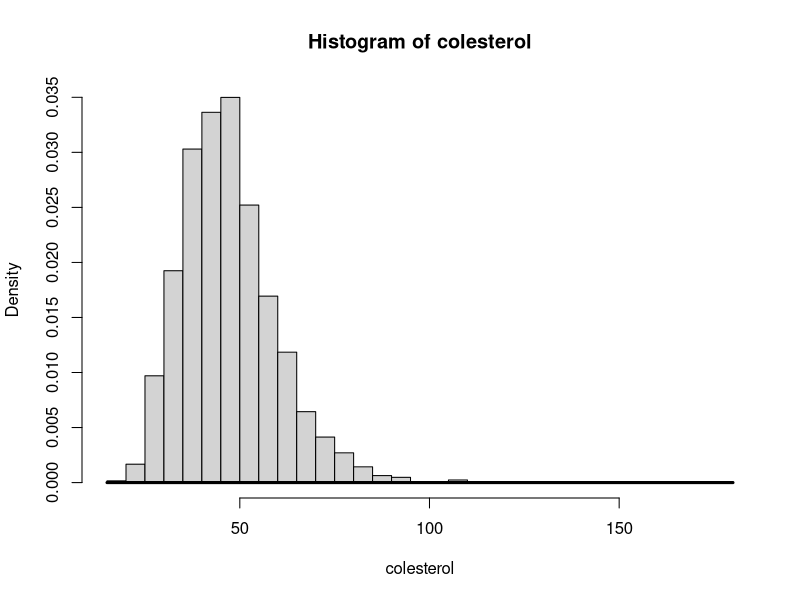

Reproduce this figure in R. (Note: this script raises an error after producing the figure.)

# Ayudantia 5 -------------------------------------------------------------
# problema 1

media <- 30
sigma <- 0.4 * 30

pnorm(40, mean = media, sd = sigma, lower.tail = FALSE)
qnorm(0.4,mean=media, sd = sigma)
pnorm(36, mean = media,sd = sigma)-pnorm(24, mean= media, sd = sigma)
qnorm(2/3)

# problema 3 

mu = 60/(1+ qnorm(2/3)*1/3)

sd = 1/3 * mu

qnorm(3/4, mean = mu , sd = sd)


# Ayudantia 6 -------------------------------------------------------------

# Problema 1

zeta <- log(3050/2270)/(qnorm(0.75)-qnorm(0.25))

lambda <- log(2270)-zeta*qnorm(0.25)

plnorm(1520, meanlog= lambda, sdlog=zeta)-plnorm(1300, meanlog= lambda, sdlog=zeta)

qlnorm(0.1,meanlog=lambda, sdlog=zeta)-1520

# Problema 2

1-pbinom(2,size=4,prob=1/3)

# Problema 3

library(readxl)
ENS <- read_excel("R-studying/Estudio verano/ENS.xlsx")

colesterol <- ENS$HDL

lamdba<-log(median(colesterol))  
cov <- sd(colesterol)/mean(colesterol)
zeta <- sqrt(log(1+cov^2))

hist(colesterol, freq = F, 50)

curve(dlnorm(x,meanlog=lambda, sdlog=zeta),add=T, lwd=3)


plnorm(40, meanlog=lambda, sdlog= zeta)

p=1-plnorm(40, meanlog=lambda, sdlog= zeta)

1-pbinom(5,size=6,p)
1-pbinom(5,size=11,p)


# Ayudantia 7 -------------------------------------------------------------

# Problema 2

v <- (1.7*10^6)/(3*24*60*60)

9/v

zeta <- sqrt(log(1+0.35^2))
lambda <- log(233/1.7)-0.5*zeta^2

p <- 1-plnorm(250, meanlog = lambda, sdlog = zeta)

ppois(2,lambda = v*p*10)


# Ayudantia 8 -------------------------------------------------------------

# Problema 1

p <- 1- pweibull(5, scale = 2, shape = 1)

1- pgamma(8, shape = 4, rate = 6/24)

dnbinom(x= 4-2, size= 2, prob= p)

1-pgamma(60-40,shape=1,rate=1/40)

# Problema 2

1- pbinom(0, size = 25, prob= 0.15)
1- phyper(0, m=15,n=100-15,k=25)

# Problema 3

1- pgamma(60, shape = 3, rate = 1/15)

p<- 1-pgamma(8,shape=4,rate=1)

1-pgeom(3-1,prob=p)
# Problema 4
zeta <- sqrt(log(1+0.6^2))

1-plnorm(4,meanlog = log(2), sdlog = zeta)



# Ayudantia 9 -------------------------------------------------------------

# Problema 4

#a)

Ens <- rio::import("R-studying/Estudio verano/ENS_Muestra.xlsx")
colesterol <- dplyr::filter(Ens, SEXO=="Femenino")$COLESTEROL
imc <- dplyr::filter(Ens, SEXO=="Femenino")$IMC


mean(colesterol > 180 & imc<30 & imc>20)

#b)

sigma <- cov(cbind(colesterol,imc))
mu <- c(mean(colesterol),mean(imc))

p <- mvtnorm::pmvnorm(lower = c(180,20),upper = c(Inf,30),mean=mu, sigma=sigma)


# Ayudantia 11 ------------------------------------------------------------

1-ppois(1000,lambda = 1000)

muz<- 50-45
sdz<- sqrt(10**2 + 15**2)

pnorm(0,mean=muz,sd=sdz)

pnorm(60,mean = 50, sd=10)*pnorm(60, mean = 45, sd = 15)

muw <- 50+45+80
sdw <- sqrt(10**2 + 15**2 + 25**2)

pnorm(200, mean = muw, sd= sdw)



# Ayudantia 12 ------------------------------------------------------------

mu_x <- 5000
cov <- 0.3
sigma_x <- cov*mu_x

1-pnorm(4950, mean =  mu_x, sd = sigma_x/sqrt(1345))

pnorm(7000000, mean = mu_x*1345, sd= sigma_x*sqrt(1345))-pnorm(6900000, mean = mu_x*1345, sd= sigma_x*sqrt(1345))


# Ayudantía 13 ------------------------------------------------------------

((qnorm(1-0.05/2)*1800)/600)**2


# Ayudantia 14 ------------------------------------------------------------

# Problema 4

z0 <- (30/120-0.3)/sqrt((0.3*(1-0.3))/(120))

p.value<-pnorm(z0)

# Problema 5

pnorm(130, mean = 60*2, sd = sqrt(60)*1)

# Problema 7

abalon<-rio::import("R-studying/Estudio verano/Abalon.xlsx")

fit1 <- lm(abalon$pesocu~abalon$largo,data = abalon)
fit2 <-lm(abalon$pesocu~abalon$diametro,data = abalon)
fit3 <- lm(abalon$pesocu~abalon$alto,data = abalon)

summary(fit1)$r.square # el mejor estimador
summary(fit2)$r.square
summary(fit3)$r.square

summary(fit1)$coef[2]*5


fit4<- lm(abalon$pesocu~abalon$largo+abalon$alto,data=abalon)
fit5 <- lm(abalon$pesocu~abalon$largo+abalon$alto+abalon$diametro,data=abalon)

anova(fit4,fit5)$F


# Examen-2021-1 -----------------------------------------------------------

banda_ancha<-rio::import("R-studying/Estudio verano/BandaAncha.xlsx")

M<-dplyr::filter(banda_ancha, Operador=="M")$Velocidad

log_nor<-fitdistrplus::fitdist(M, method=("mme"),distr = "lnorm")$estimate

ks.test(M,"plnorm", meanlog=log_nor[1],sdlog=log_nor[2])$p.value

gamma<-fitdistrplus::fitdist(M, method=("mme"),distr = "gamma")$estimate

ks.test(M,"pgamma", shape=gamma[1],rate=gamma[2])$p.value

# se usa log-normal, mayor valor-p

# 9

W <- dplyr::filter(banda_ancha, Operador=="W")$Velocidad

weibull <- fitdistrplus::fitdist(W, distr = "weibull", method="mle")
params_weibull <- weibull$estimate

x_quantile<-quantile(W, probs = seq(0,1,0.2))
x_quantile[1]<-0
x_quantile[6]<-Inf
x_quantile

p<-diff(pweibull(x_quantile,shape = params_weibull[1],scale = params_weibull[2])) # las probabilidades de cada elemento

O<- hist(W, plot = F, breaks = x_quantile,right = T)$count # lo observado

x2<-chisq.test(x=O, p=p)$statistic # p se entrega con las probabilidades de cada intervalo de la distribución a la que se quiere acoplar

1 - pchisq(x2, df= 5-2-1)

# 10

means <- aggregate(Velocidad ~ Ciudad, data = banda_ancha, FUN = mean)[,2]

xp <- sort(means)

N <- length(means)

p<- 1:N/(N+1)

par<-lm(log(xp)~qnorm(p))$coef

# 11

#m H0: mu = 10, Ha: mu>10

mu0<- 10

# gamma 4, v

nu0 <- 4/mu0

sigma <- sqrt(4/nu0^2) 

TeachingDemos::z.test(x=means, mu=mu0, stdev = sigma, alternative = "greater")$p.value

# 12


# Examen 2020-2 -----------------------------------------------------------

# 1
((qnorm(0.95)*sqrt(0.15*0.85))/0.04)**2

# 2

pokedex <- rio::import("R-studying/Estudio verano/Pokedex.xlsx")

Hp_no_legen<- dplyr::filter(pokedex, legendario==FALSE)$HP



# i3-2021-1 ---------------------------------------------------------------
library(readxl)
ens_muestra<- read_excel("R-studying/Estudio verano/ENS_Muestra.xlsx")
ens_muestra_masc<- dplyr::filter(ens_muestra, SEXO=="Masculino")

cole<- ens_muestra_masc$COLESTEROL
hdl <- ens_muestra_masc$HDL

z<-4*hdl-cole
pnorm(0,mean = mean(z),sd = sd(z))

# 8

prototipo <- read_excel("R-studying/Estudio verano/Prototipo.xlsx")

new_prot<- dplyr::filter(prototipo, PROTOTIPO=="nuevo")$RENDIMIENTO
  
sign<-0.1

mu0<-23

t.test(x=new_prot, mu=mu0, alternative = "greater")$p.value

#9

stand_prot<- dplyr::filter(prototipo, PROTOTIPO=="estandar")$RENDIMIENTO

sigma0<-0.57

TeachingDemos::sigma.test(x=stand_prot, sigma = sigma0, alternative = "less")$p.value

#10

mean(new_prot>23.5)

norm<-fitdistrplus::fitdist(new_prot, distr = "norm", method = "mme")$estimate
lnorm<- fitdistrplus::fitdist(new_prot, distr = "lnorm", method = "mme")$estimate
gamma<-fitdistrplus::fitdist(new_prot, distr = "gamma", method = "mme")$estimate

1-pnorm(23.5, mean = norm[1],sd = norm[2])
1-plnorm(23.5, meanlog=lnorm[1],sdlog = lnorm[2])
1-pgamma(23.5, shape = gamma[1], rate = gamma[2])

# 11
k=2177
mu0=21.4
n=length(stand_prot)

z0<-(mean(stand_prot)-mu0)/(mu0/sqrt(n*k))

n=124
x=50
p0=1/3

prop.test(x=50, n=124, p = 1/3, alternative="greater", correct=F)$p.value


# i3-2021-0 ---------------------------------------------------------------

set.seed(1113)
prob<-c()
y=c()
for(j in 1:1000){
for(i in 1:1000){
  n=30
  vector<- rbinom(n, size= 1 , prob = 1/2)
  vector[vector==0]<- -7
  vector[vector==1]<- 10
  utilidad<-sum(vector)
  y[i]<-utilidad
  
}

prob[j]<-mean(y>50)
}
mean(prob)

sismos<-readxl::read_excel("R-studying/Estudio verano/Sismos2021.xlsx")
sismos.t<- readxl::read_excel("R-studying/Estudio verano/Sismos2021.xlsx")$Tiempo

exp<-fitdistrplus::fitdist(sismos.t, distr = "exp", method = "mle")$estimate
gamma<-fitdistrplus::fitdist(sismos.t, distr = "gamma", method = "mle")$estimate
weibull<-fitdistrplus::fitdist(sismos.t, distr = "weibull", method = "mle")$estimate

1-pexp(20, rate = exp[1])
1-pgamma(20, shape= gamma[1],rate=gamma[2])
1-pweibull(20, shape=weibull[1],scale=weibull[2])

mean(sismos.t>20)
# mejor ajuste gamma

sismos.m<-sismos$Magnitud
alpha<-min(sismos.m)
exp.m<- fitdistrplus::fitdist(sismos.m-alpha, distr = "exp", method="mme")$estimate
gamma.m<- fitdistrplus::fitdist(sismos.m-alpha, distr="gamma", method="mme")$estimate

pexp(4-alpha, rate=exp.m[1])
pgamma(4-alpha, shape=gamma.m[1],rate=gamma.m[2])

mean(sismos.m<4)

# mejor gamma


# i3-2020-2 ---------------------------------------------------------------

Digimon <- readxl::read_excel("R-studying/Estudio verano/Digimon.xlsx")

virus_mega_int<-dplyr::filter(Digimon, Tipo=="Virus" & Etapa=="Mega")$Inteligencia

t.test(x=virus_mega_int, mu=160, alternative = "two.sided")$p.value

velocidad_fuego<-dplyr::filter(Digimon, Atributo=="Fuego")$Velocidad

TeachingDemos::sigma.test(x=velocidad_fuego, sigma=sqrt(400), alternative="greater")$p.value

at_def_cham<- dplyr::filter(Digimon, Etapa=="Champion")$Ataque + dplyr::filter(Digimon, Etapa=="Champion")$Defensa

t.test(x=at_def_cham, mu=220, alternative="less")$p.value

hp<-Digimon$HP
log<-fitdistrplus::fitdist(hp, distr="lnorm", method="mle")$estimate
gamma<-fitdist(hp, distr = "gamma", method = "mme")$estimate

1-plnorm(1500, meanlog = log[1], sdlog = log[2])
1-pgamma(1500, shape= gamma[1], rate=gamma[2])
mean(hp>1500)

#9

xm<-30/120

p0<- 0.3
n=120
z0<-(xm-p0)/sqrt((p0*(1-p0))/(n))

pnorm(z0)

#10

z0<-(17-20)/((17)/sqrt(100))
pnorm(z0)

TeachingDemos::z.test(x=17, mu=20 , sd=17,n=100 ,alternative = "less")$p.value


# i3-2019-01 --------------------------------------------------------------

prop.test(x=72, n=124, p=2/3, alternative = "less", correct=F)$p.value
 
(16-20)/(12/sqrt(28))

pt((16-20)/(12/sqrt(28)),df=27)

sigma0<-27*(12**2)/(10**2)

1-pchisq(38.88, df=27)
pnorm(-1.463)


# Examen 2019 01 ----------------------------------------------------------

qf(0.95,df1=12, df2=20)

pt(-1.347, df=17.2175)
pnorm(-0.425)

plnorm(0.01271958, meanlog=4.372228, sdlog=0.12435090)

chisq.test(x=c(8, 40, 98, 107, 47),p=c(0.01271958, 0.1471416, 0.3715424, 0.3161463,0.1524503),rescale.p = T)

O<-c(8,40,98,107,47)
freq<-c(60, 70, 80, 90, 100)
shape1=10.19801
scale1=83.77327
p60<-pweibull(60,shape=shape1, scale=scale1)
p70<-pweibull(70,shape=shape1, scale=scale1)-pweibull(60,shape=shape1, scale=scale1)
p80<-pweibull(80,shape=shape1, scale=scale1)-pweibull(70,shape=shape1, scale=scale1)
p90<-pweibull(90,shape=shape1, scale=scale1)-pweibull(80,shape=shape1, scale=scale1)
p100<-1-(p90+p80+p70+p60)
p90
1-(p90+p80+p70+p60)
p1=c(p60, p70, p80, p90, p100)
p1
sum(p1)
chisq.test(x=O, p=p1, rescale.p = T)

pchisq(5.7232, df=2,lower.tail = F)


# Examen 2019 00 ----------------------------------------------------------

p1=pnorm(400, mean=500, sd=110)
p2=pnorm(500, mean=500, sd=110)-p1
p3=pnorm(600, mean=500, sd=110)-pnorm(500, mean=500, sd=110)
p4=1-p3-p2-p1
pp=c(p1,p2,p3,p4)
pp

o=c(12,18,22,8)
chisq.test(x=o, p=pp, rescale.p = T)$p.value

1-pf(9.058, 1,22)
1-pt(3.01,22)

modelo1<-rnorm(1:100, mean=1, sd=1)
hist(modelo1)
modelo2<-rlnorm(1:100, meanlog=1,sdlog=1)
hist(modelo2)

modelosss<-lm(formula= modelo1~modelo2)
summary(modelosss)
plot(modelo1~modelo2)
abline(modelo1, col="red", lwd=2)

# Examen 2020 02 ----------------------------------------------------------

(qnorm(0.95)*sqrt(0.15*0.85)/0.04)**2

marketing<- readxl::read_excel("R-studying/Estudio verano/Marketing(1).xlsx")

menor_16<-dplyr::filter(marketing, Ventas<16)$Periódico
mayor_16<-dplyr::filter(marketing, Ventas>=16)$Periódico

var.test(x=menor_16, y=mayor_16, alternative = "two.sided")$p.value

#asumimos que es valido xd

t.test(x=menor_16, y=mayor_16, alternative="less", var.equal = T)$p.value

#4

periodico<-marketing$Periódico

gamma1<-fitdistrplus::fitdist(periodico, distr="gamma", method="mme")$estimate
gamma
ks.test(x=periodico, "pgamma",shape=gamma1[1], rate=gamma1[2])

#5
library(readxl,dplyr,TeachingDemos )
library(fitdistrplus)
abalon <- read_excel("R-studying/Estudio verano/Abalon.xlsx")

puerto_anillos<- dplyr::filter(abalon, centro=="Puerto Montt")$anillos
o<- c(sum(puerto_anillos<9), sum(puerto_anillos<=12)-sum(puerto_anillos<9),sum(puerto_anillos>12))
k=length(o)
n=sum(o)

p<-diff(ppois(c(-Inf, 8, 12, Inf),lambda=mean(puerto_anillos)))
d<-chisq.test(x=o, p=p)$statistic

valor.p<-1-pchisq(d, df=k-1-1)
coquimbo_anillos<-dplyr::filter(abalon, centro=="Coquimbo")$anillos

o<-c(sum(coquimbo_anillos<9),sum(coquimbo_anillos<=14)-sum(coquimbo_anillos<9),sum(coquimbo_anillos>14))
k<-length(o)
n<-sum(o)
p<-diff(ppois(c(-Inf,8, 14, Inf), lambda=mean(coquimbo_anillos)))
d2<- chisq.test(x=o,p=p)$statistic
p.value2<-1-pchisq(d2, df=k-1-1)

chiloe_anillos<-dplyr::filter(abalon, centro=="Chiloé")$anillos
o<- c(sum(chiloe_anillos<8),sum(chiloe_anillos<=12)-sum(chiloe_anillos<8), sum(chiloe_anillos>12))
n<-sum(o)
k<-length(o)
p<-diff(ppois(c(-Inf, 7, 12, Inf), lambda=mean(chiloe_anillos)))
d<-chisq.test(x=o, p=p)$statistic
p.value<-1-pchisq(d, df=k-1-1)

#6

fit1<-summary(lm(pesocu~largo, data=abalon))$r.squared
fit2<-summary(lm(pesocu~diametro,data=abalon))$r.squared
fit3<-summary(lm(pesoco~alto, data=abalon))$r.squared

#7

fit4<-lm(pesocu~largo+alto,data=abalon)
fit5<-lm(pesocu~largo+alto+diametro, data=abalon)
anova(fit4,fit5)

vari<-c()
for(i in 1:10000){
varx<-sd(rlnorm(1000, meanlog=1,sdlog=1/2))**2
vary<-sd(rlnorm(1000, meanlog=2, sdlog=1))**2

vari[i]=varx-vary
}
mean(vari)

1-pgamma(1,9,15)



# Examen 2022 00 ----------------------------------------------------------

p<-1-pweibull(3, shape=2, scale=5)

dbinom(x=4, size=4, prob = p)
rho<-0.85
mux<-720
sdx<-50
muy<-680
sdy<-80
cov<-rbind(c(sdx^2,rho*sdx*sdy),c(rho*sdx*sdy,sdy^2))
mvtnorm::pmvnorm(lower=c(750,750),upper=c(Inf, Inf), mean=c(720, 680), sigma=cov)
x<-750
muz<-muy+(x-mux)*(sdy*rho)/sdx

sdz<-sdy*sqrt(1-rho**2)

pnorm(750, mean=muz,sd=sdz, lower.tail = F)

library(readxl)
sinca <- read_excel("R-studying/Estudio verano/SINCA2022.xlsx")

co_nov<-dplyr::filter(sinca, MONTH==11)$CO
fit4<-fitdistrplus::fitdist(co_nov, distr = "weibull",method="mle" )$estimate
fit4
ks.test(x=co_nov, "pweibull", shape=fit4[1],scale=fit4[2])  

o3_jun<-dplyr::filter(sinca, MONTH==6)$O3
o3_jul<-dplyr::filter(sinca, MONTH==7)$O3

var.test(o3_jun,o3_jul)$p.value

t.test(o3_jun, o3_jul, alternative="two.sided")$p.value

#10

tmin_en<-dplyr::filter(sinca, MONTH==1)$T.MIN

n1<-length(tmin_en)
x1<-length(subset(tmin_en, tmin_en<14))
p0<-1/3

prop.test(x=x1,n=n1,p=1/3, alternative="less", correct=F)$p.value

#11

pm_feb<-dplyr::filter(sinca, MONTH==2)$PM2.5

fit4<-fitdistrplus::fitdist(pm_feb, distr="lnorm", method="mme")$estimate
fit4

o<-c(39, 45, 35, 15, 15)
p<-diff(plnorm(c(0,15,20,25,30,Inf),meanlog = fit4[1],sdlog=fit4[2]))
k<-length(o)
d<-chisq.test(x=o, p=p)$statistic
p.value<-1-pchisq(d, df=k-1-2)

#12

modelo1<-summary(lm(O3~T.MIN,data=sinca))$r.squared
modelo2<-summary(lm(O3~T.MEAN,data=sinca))$r.squared
modelo3<-summary(lm(O3~T.MAX,data=sinca))$r.squared

r2<-c(modelo1, modelo2, modelo3)

##mejor modelo el 2

fit<-lm(O3~T.MEAN,data=sinca)$coef[2]



# Examen 2018 01 ----------------------------------------------------------

o<-c(16,412, 465, 94, 13)
p<-diff(plnorm(c(1,2,3,4,5,Inf),meanlog=1.147816, sdlog=0.1999574))

d1<-chisq.test(x=o, p=p)$statistic
1-pchisq(d1, df=5-1-2)
eta<-exp(1.235563)
beta<-1/0.1527360
p2<-diff(pweibull(c(1,2,3,4,Inf),shape=beta, scale=eta))
d2<-chisq.test(x=c(16,412,465,107),p=p2,rescale.p = T)$statistic

1-pchisq(d2, df=5-1-2)


# 2021-01 i3 --------------------------------------------------------------

library(readxl)
ENS_Muestra <- read_excel("R-studying/Estudio verano/ENS_Muestra.xlsx")

coles<-ENS_Muestra$COLESTEROL
hdl<-ENS_Muestra$HDL

mu0<-mean(hdl)*4-mean(coles)

sigma.2<-16*var(coles)+var(hdl)-2*4*cov(coles, hdl)

pnorm(0, mean=mu0, sd=sqrt(sigma.2))

Prototipo <- read_excel("R-studying/Estudio verano/Prototipo.xlsx")

mu0=23
rendi_new=dplyr::filter(Prototipo,PROTOTIPO=="nuevo")$RENDIMIENTO
t.test(x=rendi_new, mu=23, alternative="greater")$p.value 

simga0=0.57

stand<-dplyr::filter(Prototipo, PROTOTIPO=="estandar")$RENDIMIENTO

TeachingDemos::sigma.test(stand, sigma=simga0, alternative="less")$p.value

mean(rendi_new>23.5)

fit1<-fitdistrplus::fitdist(data=rendi_new, method="mme", distr="norm")$estimate
fit2<-fitdistrplus::fitdist(data=rendi_new, method="mme", distr="lnorm")$estimate
fit3<-fitdistrplus::fitdist(data=rendi_new, method="mme", distr="gamma")$estimate
1-pnorm(23.5, mean=fit1[1], sd=fit1[2])
1-plnorm(23.5, meanlog=fit2[1], sdlog=fit2[2])
1-pgamma(23.5, shape=fit3[1],rate=fit3[2])

#12

p0=1/3

prop.test(x=50, n=124, p=p0, alternative = "greater",correct=F)$p.value


# 2022 00 examen ----------------------------------------------------------
sdx<-50
sdy<-80
muxy=c(720, 680)
cov<-c(c(sdx**2,0.85*sdx*sdy),c(0.85*sdx*sdy),c(sdy**2))
cov<-matrix(cov, nrow=2, ncol=2)

mvtnorm::pmvnorm(lower=c(750,750),upper=c(Inf, Inf), mean=muxy, sigma=cov)

sinca<- read_excel("R-studying/Estudio verano/SINCA2022.xlsx")
feb_pm<-dplyr::filter(sinca, MONTH==2)$PM2.5
fit1<-fitdistrplus::fitdist(feb_pm, distr="lnorm", method="mme")$estimate
o<-c(39, 45, 35, 15, 15)
p<-diff(plnorm(c(0,15,20,25,30, Inf), meanlog=fit1[1], sdlog=fit1[2]))
d<-chisq.test(x=o, p=p)$statistic
1-pchisq(d, df= 5-1-2)




# Examen 2019 00 ----------------------------------------------------------

o<-c(12,18,22,8)
p<-diff(pnorm(c(-Inf,400, 500, 600, Inf),mean=500, sd=110))

d<-chisq.test(x=o, p=p)$statistic
1-pchisq(d, df=4-1-2)
